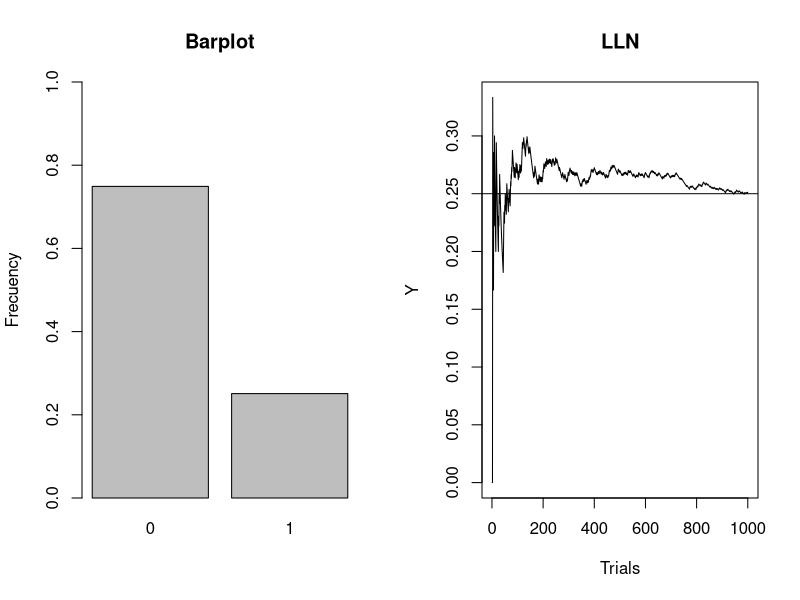

The R source for this figure:
## ---- chunk 1
knitr::opts_chunk$set(echo = TRUE)
## ---- chunk 2
N <- 1000 # Number of realizations
p <- 0.25 # Parameter of the Bernouilli distribution
x <- rbinom(N, 1, p) # Binomial ~ Bin(n=1, p) == Bernouilli ~ Ber(p) 

par(mfrow = c(1, 2))
barplot(table(x)/N, ylim = c(0,1), ylab='Frecuency', main = 'Barplot')
plot(cumsum(x)/c(1:N), type = 'l', ylab = 'Y', xlab = 'Trials', main = 'LLN')
abline(h = p)

summary(x)
